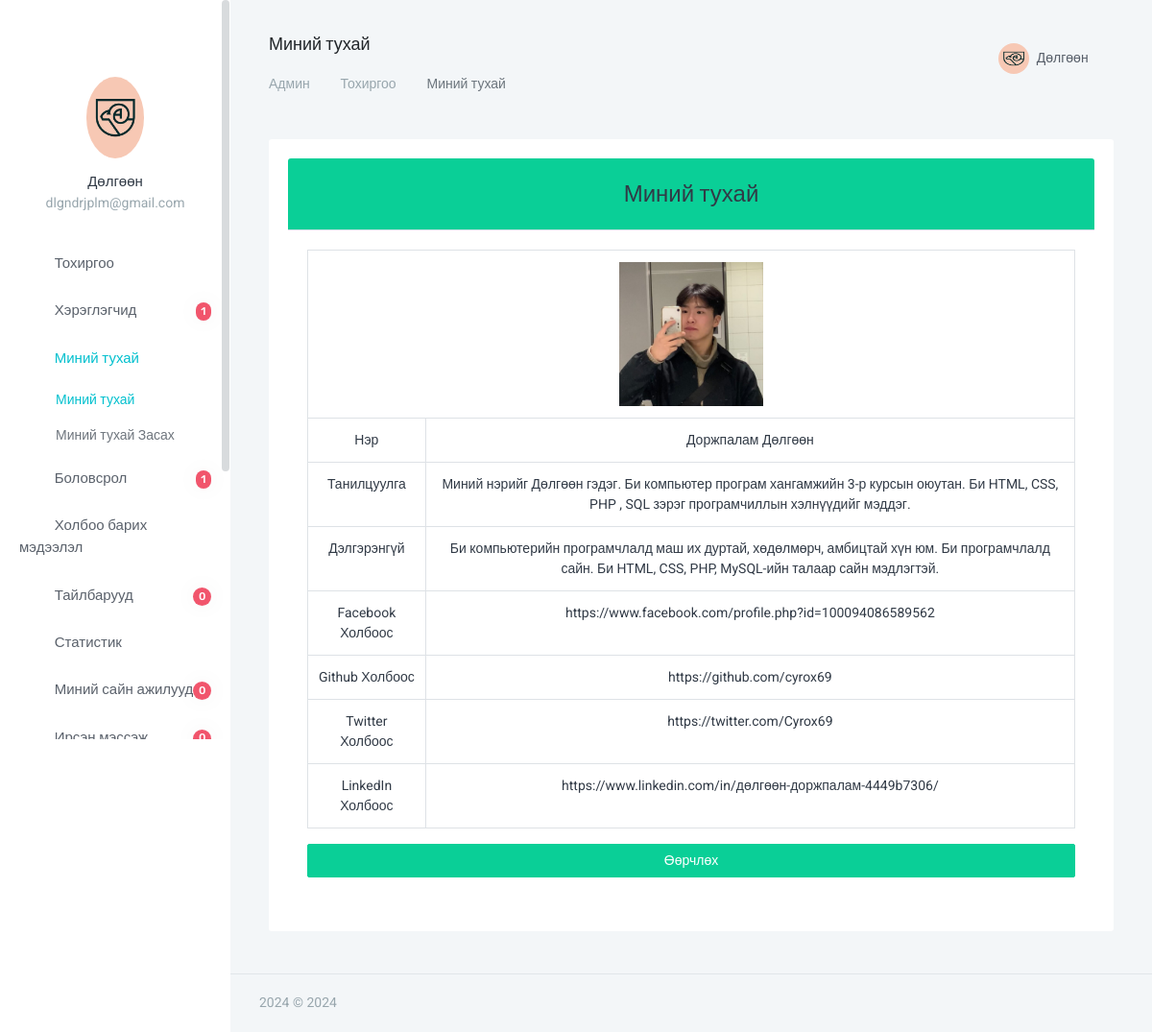
Screenshot of /admin/about_me_main.php (signed in) with the database file from the repository.
### tables this page shows
CREATE TABLE `users` (
  `id` int(3) NOT NULL,
  `fname` varchar(100) NOT NULL,
  `email` varchar(100) NOT NULL,
  `password` varchar(255) NOT NULL,
  `status` int(1) NOT NULL DEFAULT 1,
  `photo` varchar(100) NOT NULL DEFAULT 'default.png'
);

CREATE TABLE `about_me` (
  `id` int(2) NOT NULL,
  `name` varchar(100) NOT NULL,
  `intro` varchar(300) NOT NULL,
  `details` text NOT NULL,
  `fb_link` varchar(100) NOT NULL,
  `twitter_link` varchar(100) NOT NULL,
  `linkedin_link` varchar(100) NOT NULL,
  `github_link` varchar(100) NOT NULL,
  `photo` varchar(120) NOT NULL
);

### admin/about_me_main.php (the view, shortened to what this page needs)
<?php
$title="Миний тухай";
require_once "header.php";
require_once "db.php";
$about_me = $dbcon->query("SELECT * FROM about_me");
$result = $about_me -> fetch_assoc();
?>
<div class="card text-dark mb-3">
	<div class="card-header bg-success text-center"><h3>Миний тухай</h3></div>
	<div class="card-body">
			<table class="table table-bordered text-center">
				<tr>
					<td colspan="2"><img  src="image/profile/<?=$result['photo']?>" style="width: 150px;" ></td>
				</tr>
				<tr>
					<td>Нэр</td>
					<td><?=$result['name']?></td>
				</tr>
				<tr>
					<td>Танилцуулга</td>
					<td><?=$result['intro']?></td>
				</tr>
				<tr>
					<td>Дэлгэрэнгүй</td>
					<td><?=$result['details']?></td>
				</tr>
				<tr>
				<td>Facebook Холбоос</td>
				<td><?=$result['fb_link']?></td>
				</tr>
				<tr>
					<td>Github Холбоос</td>
					<td><?=$result['github_link']?></td>
				</tr>
				<tr>
					<td>Twitter Холбоос</td>
					<td><?=$result['twitter_link']?></td>
				</tr>
				<tr>
					<td>LinkedIn Холбоос</td>
					<td><?=$result['linkedin_link']?></td>
				</tr>
			</table>
			<a class="btn btn-block btn-success" href="about_me.php">Өөрчлөх</a>
	</div>
</div>
<?php
    require_once "footer.php";
?>

### admin/header.php (shortened to what this page needs)
<?php require_once "db.php"; ?>
<!doctype html>
<html lang="mn">
<head>
        <link rel="stylesheet" href="https://cdnjs.cloudflare.com/ajax/libs/twitter-bootstrap/4.1.3/css/bootstrap.css">
        <link rel="stylesheet" href="https://cdn.datatables.net/1.10.20/css/dataTables.bootstrap4.min.css">
        <link href="assets/css/bootstrap.min.css" rel="stylesheet" type="text/css" />
        <link href="assets/css/icons.css" rel="stylesheet" type="text/css" />
        <link rel="stylesheet" href="../front_end_assets/css/fontawesome-all.min.css">
        <link href="assets/css/metismenu.min.css" rel="stylesheet" type="text/css" />
        <link href="assets/css/style.css" rel="stylesheet" type="text/css" />
    </head>
    <body>
        <div id="wrapper">
            <div class="left side-menu">
                <div class="slimscroll-menu" id="remove-scroll">
                    <div class="user-box">
                        <div class="user-img">
                <?php
                    $email_for_photo = $_SESSION['user_email'];
                    $query_for_photo = $dbcon->query( "SELECT photo FROM users WHERE email='$email_for_photo'");
                    $photo_from_db   = $query_for_photo -> fetch_assoc();
                 ?>
                            <img src="image/users/<?=$photo_from_db['photo']?>" alt="user-img" title="Мат Хэлм" class="rounded-circle img-fluid">
                        </div>
                        <h5><a href="#"><?= $_SESSION['user_name']?></a> </h5>
                        <p class="text-muted"><?=$_SESSION['user_email']?></p>
                    </div>
                    <div id="sidebar-menu">
                        <ul class="metismenu" id="side-menu">
                            <li>
                                <a href="index.php">
                                    <i class="fi-air-play"></i> <span> Тохиргоо </span>
                                </a>
                            </li>
                            <li>
                                <a href="users.php"><i class="fas fa-users-cog"></i>
                                    <span class="badge badge-danger badge-pill float-right">
                                        <?php
                                        $result = $dbcon->query("SELECT COUNT(*) AS total_users FROM users");
                                        $row = $result->fetch_assoc();
                                        echo $row['total_users'];
                                        ?>
                                    </span>
                                    <span> Хэрэглэгчид </span>
                                </a>
                            </li>
                            <li>
                                <a href="javascript: void(0);"><i class="far fa-address-card"></i>  <span> Миний тухай </span></a>
                                <ul class="nav-second-level" aria-expanded="false">
                                    <li><a href="about_me_main.php">Миний тухай</a></li>
                                    <li><a href="about_me.php">Миний тухай Засах</a></li>
                                </ul>
                            </li>
                            <li>
                                <a href="javascript: void(0);"><i class="fas fa-book-reader"></i>
                                    <span class="badge badge-danger badge-pill float-right">
                                        <?php
                                        $education_result = $dbcon->query("SELECT COUNT(*) AS total_field FROM education_informations");
                                        $education_row = $education_result->fetch_assoc();
                                        echo $education_row['total_field'];
                                        ?>
                                    </span>
                                <span> Боловсрол </span></a>
                            </li>
                            <li>
                                <a href="javascript: void(0);"><i class="fas fa-envelope-square"></i> <span> Холбоо барих мэдээлэл</span></a>
                            </li>
                            <li>
                                <a href="javascript: void(0);"><i class="fas fa-comments"></i>
                                    <span class="badge badge-danger badge-pill float-right">
                                        <?php
                                        $testimonial_result = $dbcon->query("SELECT COUNT(*) AS total_field FROM testimonials");
                                        $testimonial_row = $testimonial_result->fetch_assoc();
                                        echo $testimonial_row['total_field'];
                                        ?>
                                    </span>
                                    <span> Тайлбарууд</span></a>
                            </li>
                            <li>
                                <a href="javascript: void(0);"><i class="fas fa-print"></i><span> Статистик</span></a>
                            </li>
                            <li>
                                <a href="javascript: void(0);"><i class="fi-air-play"></i>
                                    <span class="badge badge-danger badge-pill float-right">
                                        <?php
                                        $best_works_result = $dbcon->query("SELECT COUNT(*) AS total_field FROM my_best_works");
                                        $best_works_row = $best_works_result->fetch_assoc();
                                        echo $best_works_row['total_field'];
                                        ?>
                                    </span>
                                    <span> Миний сайн ажилууд</span></a>
                            </li>
                            <li>
                                <a href="all_guest_message.php">
                                    <i class="fas fa-users-cog"></i>
                                    <span class="badge badge-danger badge-pill float-right">
                                        <?php
                                        $guest_message_result = $dbcon->query("SELECT COUNT(*) AS total_field FROM guest_messages");
                                        $guest_message_row = $guest_message_result->fetch_assoc();
                                        echo $guest_message_row['total_field'];
                                        ?>
                                    </span>
                                     <span> Ирсэн мэссэж</span>
                                </a>
                            </li>
                        </ul>
                    </div>
                </div>
            </div>
            <div class="content-page">
                <div class="topbar">
                    <nav class="navbar-custom">
                        <ul class="list-unstyled topbar-right-menu float-right mb-0">
                            <li class="dropdown notification-list">
                                <a class="nav-link dropdown-toggle nav-user" data-toggle="dropdown" href="#" role="button"
                                   aria-haspopup="false" aria-expanded="false">
                                    <img src="image/users/<?=$photo_from_db['photo']?>" alt="user" class="rounded-circle"> <span class="ml-1"><?=$_SESSION['user_name']?> <i class="mdi mdi-chevron-down"></i> </span>
                                </a>
                            </li>
                        </ul>
                        <ul class="list-inline menu-left mb-0">
                            <li>
                                <h4 class="page-title-main"><?=$title?></h4>
                                <ol class="breadcrumb">
                                    <li class="breadcrumb-item"><a href="../index.php">Админ</a></li>
                                    <li class="breadcrumb-item"><a href="index.php">Тохиргоо</a></li>
                                    <li class="breadcrumb-item active"><?=$title?></li>
                                </ol>
                            </li>
                        </ul>
                    </nav>
                </div>
                <div class="content">
                    <div class="container-fluid">
                        <div class="row">
                            <div class="col-12">
                                <div class="card-box">

### rows the page displays
users: photo (picture)
about_me: photo (picture), name "Доржпалам Дөлгөөн", intro "Миний нэрийг Дөлгөөн гэдэг. Би компьютер програм хангамжийн 3-р курсын оюутан. Би HTML, CSS, PHP , SQL зэрэг програмчиллын хэлнүүдийг мэддэг.", details "Би компьютерийн програмчлалд маш их дуртай, хөдөлмөрч, амбицтай хүн юм. Би програмчлалд сайн. Би HTML, CSS, PHP, MySQL-ийн талаар сайн мэдлэгтэй.", fb_link "https://www.facebook.com/profile.php?id=100094086589562", github_link "https://github.com/cyrox69", twitter_link "https://twitter.com/Cyrox69", linkedin_link "https://www.linkedin.com/in/дөлгөөн-доржпалам-4449b7306/"

### other values shown
$_SESSION['user_name'] "Дөлгөөн"
$_SESSION['user_email'] "dlgndrjplm@gmail.com"
$row['total_users'] "1"
$education_row['total_field'] "1"
$testimonial_row['total_field'] "0"
$best_works_row['total_field'] "0"
$title "Миний тухай"
